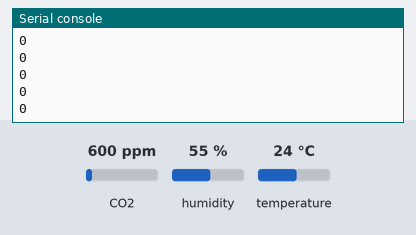
Bench run of a program on a simulated Calliope mini (MakeCode). On the bench: the last lines printed to the serial console. Inputs (shaded band) come from the test bench; at power-on: CO2 600 ppm, humidity 55 %, temperature 24 °C.

Above: at 1.2 s.
1.3 s: CO2 set to 452 ppm
At 2.9 s:
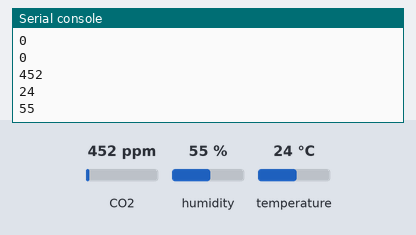
10.3 s: humidity set to 22 %
At 13.1 s:
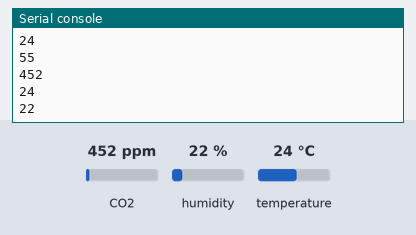
19.3 s: temperature set to 12 °C
At 22.9 s:
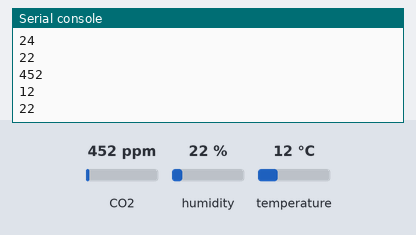
Timing chart, 0 to 24.4 s (numbered marks = the images above; inputs shaded):
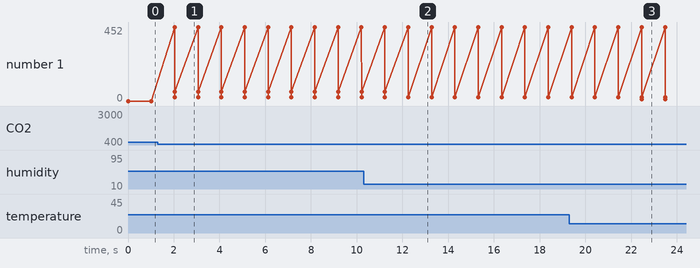

The program:

main.ts
```typescript
/**
 * SCD30 block
 */
//%color=#444444 icon="\uf185" block="SCD30"
namespace SCD30 {

    // Protokollbeschreibung des Sensors
    // https://www.sensirion.com/fileadmin/user_upload/customers/sensirion/Dokumente/9.5_CO2/Sensirion_CO2_Sensors_SCD30_Interface_Description.pdf

    //let data = pins.createBuffer(2)
    //data[0] = 0xBE
    //data[1] = 0xEF
    //hier muss die Dezimalzahl 146 rauskommen!
    //    CRC(0xBEEF) = 0x92
    //data[0] ist immer das höchste Byte!
    //console.log("::"+crc(data)+"-"+0x92)
    function crc(data: Buffer, offset: number = 0 ): number {
        let current_byte;
        let crc = pins.createBuffer(1)
        crc.setNumber(NumberFormat.UInt8LE, 0, 0xFF)
        let crc_bit;

        //calculates 8-Bit checksum with given polynomial
        for (current_byte = offset; current_byte < offset+2; ++current_byte) {
            crc.setNumber(NumberFormat.UInt8LE, 0, crc.getNumber(NumberFormat.UInt8LE, 0) ^ data.getNumber(NumberFormat.UInt8LE, current_byte))
            for (crc_bit = 8; crc_bit > 0; --crc_bit) {
                if (crc.getNumber(NumberFormat.UInt8LE, 0) & 0x80)
                    crc.setNumber(NumberFormat.UInt8LE, 0, (crc.getNumber(NumberFormat.UInt8LE, 0) << 1) ^ 0x31)
                else
                    crc.setNumber(NumberFormat.UInt8LE, 0, (crc.getNumber(NumberFormat.UInt8LE, 0) << 1))
            }
        }
        return crc.getNumber(NumberFormat.UInt8LE, 0);
    }

    let temperature: number = 0
    let humidity: number = 0
    let co2: number = 0

    control.inBackground(() => {
        enableContinuousMeasurement()
        while (true) {
            readMeasurement()
            basic.pause(10000)
        }
    })

    function enableContinuousMeasurement(): void{
        let commandBuffer = pins.createBuffer(5)

        //command
        commandBuffer[0] = 0x00
        commandBuffer[1] = 0x10
        //pressure in mBar
        //200m = 987mBar = 0x03DB
        commandBuffer[2] = 0x03 //MSB
        commandBuffer[3] = 0xDB //LSB
        commandBuffer[4] = crc(commandBuffer,2)

        pins.i2cWriteBuffer(0x61, commandBuffer, false)
    }
    /**
     * Calibrates sensor to 400ppm
     */
    //% weight=87 blockGap=8
    //% block="setCalibration400ppm"
    //% blockId=setCalibration400ppm
    export function setCalibration400ppm(): void {
        let commandBuffer = pins.createBuffer(5)

        //command
        commandBuffer[0] = 0x52
        commandBuffer[1] = 0x04
        //pressure in mBar
        //200m = 987mBar = 0x03DB
        commandBuffer[2] = 0x01 //MSB
        commandBuffer[3] = 0x90 //LSB
        commandBuffer[4] = crc(commandBuffer,2)

        pins.i2cWriteBuffer(0x61, commandBuffer, false)
    }

    /**
     * read calibration data
     */
    //% weight=87 blockGap=8
    //% block="getCalibration"
    //% blockId=getCalibration
    export function getCalibration(): number {
        let buf = pins.createBuffer(3)
        pins.i2cWriteNumber(0x61, 0x5204, NumberFormat.UInt16BE,false)
        basic.pause(10)
        buf = pins.i2cReadBuffer(0x61, 3, false)
        let res = (buf[0]<<8) + buf[1]
        return res
    }
    /**
     * read sensor version
     */
    //% weight=87 blockGap=8
    //% block="getVersion"
    //% blockId=getVersion
    export function getVersion(): string {
        let buf = pins.createBuffer(3)
        pins.i2cWriteNumber(0x61, 0xD100, NumberFormat.UInt16BE,false)
        basic.pause(10)
        buf = pins.i2cReadBuffer(0x61, 3, false)
        let res = "" + buf[0] + "." + buf[1]
        return res
    }

    function readReady(): boolean{
        let buf = pins.createBuffer(3)
        pins.i2cWriteNumber(0x61, 0x0202, NumberFormat.UInt16BE,false)
        basic.pause(10)
        buf = pins.i2cReadBuffer(0x61, 3, false)
        let res = (buf[0]<<8) + buf[1]

        if(buf[1] == 1){
            return true
        }else{
            return false
        }
    }

    function readMeasurement(): void{
        while(readReady() == false){
            basic.pause(10)
            //serial.writeLine("waiting in: readMeasurement()")
        }
        let buf = pins.createBuffer(18)
        let tbuf = pins.createBuffer(4)
        pins.i2cWriteNumber(0x61, 0x0300, NumberFormat.UInt16BE, false)
        basic.pause(10)
        buf = pins.i2cReadBuffer(0x61, 18, false)

        //co2
        tbuf.setNumber(NumberFormat.Int8LE, 0, buf.getNumber(NumberFormat.UInt8LE, 0))
        tbuf.setNumber(NumberFormat.Int8LE, 1, buf.getNumber(NumberFormat.UInt8LE, 1))
        tbuf.setNumber(NumberFormat.Int8LE, 3, buf.getNumber(NumberFormat.UInt8LE, 3))
        tbuf.setNumber(NumberFormat.Int8LE, 4, buf.getNumber(NumberFormat.UInt8LE, 4))
        co2 = tbuf.getNumber(NumberFormat.Float32BE, 0)
        co2 = Math.round(co2*100)/100

        //temperature
        tbuf.setNumber(NumberFormat.Int8LE, 0, buf.getNumber(NumberFormat.UInt8LE, 6))
        tbuf.setNumber(NumberFormat.Int8LE, 1, buf.getNumber(NumberFormat.UInt8LE, 7))
        tbuf.setNumber(NumberFormat.Int8LE, 3, buf.getNumber(NumberFormat.UInt8LE, 9))
        tbuf.setNumber(NumberFormat.Int8LE, 4, buf.getNumber(NumberFormat.UInt8LE, 10))
        temperature = tbuf.getNumber(NumberFormat.Float32BE, 0)
        temperature = Math.round(temperature*100)/100

        //humidity
        tbuf.setNumber(NumberFormat.Int8LE, 0, buf.getNumber(NumberFormat.UInt8LE, 12))
        tbuf.setNumber(NumberFormat.Int8LE, 1, buf.getNumber(NumberFormat.UInt8LE, 13))
        tbuf.setNumber(NumberFormat.Int8LE, 3, buf.getNumber(NumberFormat.UInt8LE, 15))
        tbuf.setNumber(NumberFormat.Int8LE, 4, buf.getNumber(NumberFormat.UInt8LE, 16))
        humidity = tbuf.getNumber(NumberFormat.Float32BE, 0)
        humidity = Math.round(humidity*100)/100
    }

    /**
     * Reads CO2
     */
    //% weight=87 blockGap=8
    //% block="Read CO2"
    //% blockId=read_CO2
    export function readCO2(): number{
        return co2
    }

    /**
     * Reads Temperature
     */
    //% weight=87 blockGap=8
    //% block="Read Temperature"
    //% blockId=read_Temperature
    export function readTemperature(): number{
        return temperature
    }

    /**
     * Reads Humidity
     */
    //% weight=87 blockGap=8
    //% block="Read Humidity"
    //% blockId=read_Humidity
    export function readHumidity(): number{
        return humidity
    }
}
```

test.ts
```typescript
//Blocks Test
basic.forever(function () {
    serial.writeLine("" + (SCD30.readCO2()))
    serial.writeLine("" + (SCD30.readTemperature()))
    serial.writeLine("" + (SCD30.readHumidity()))
    basic.pause(1000)
})
```

Measured:
- after the input at 1.3 s, the serial console: prints a new line after 0.74 s (image 1)
- after the input at 10.3 s, the serial console: prints a new line after 2.0 s (image 2)
- after the input at 19.3 s, the serial console: prints a new line after 3.2 s (image 3)
- plotted number 1: 55 → 22 after the input at 10.3 s
